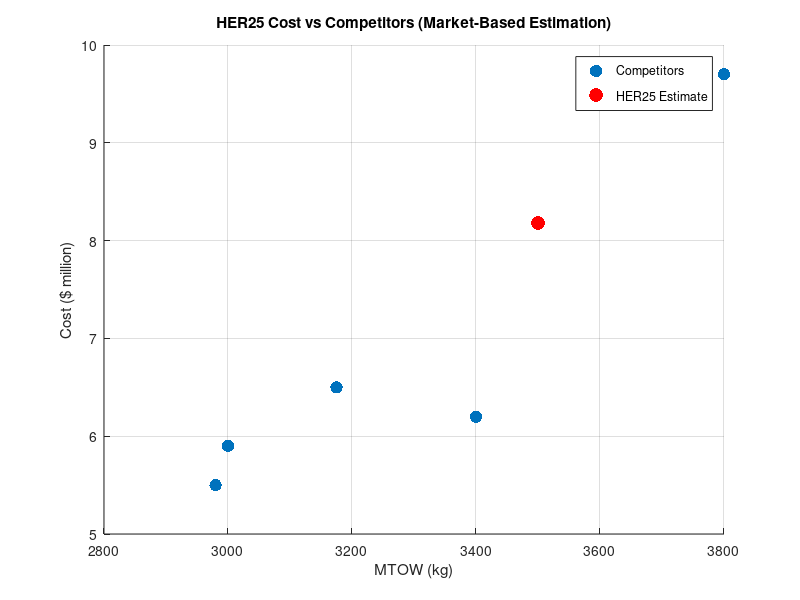
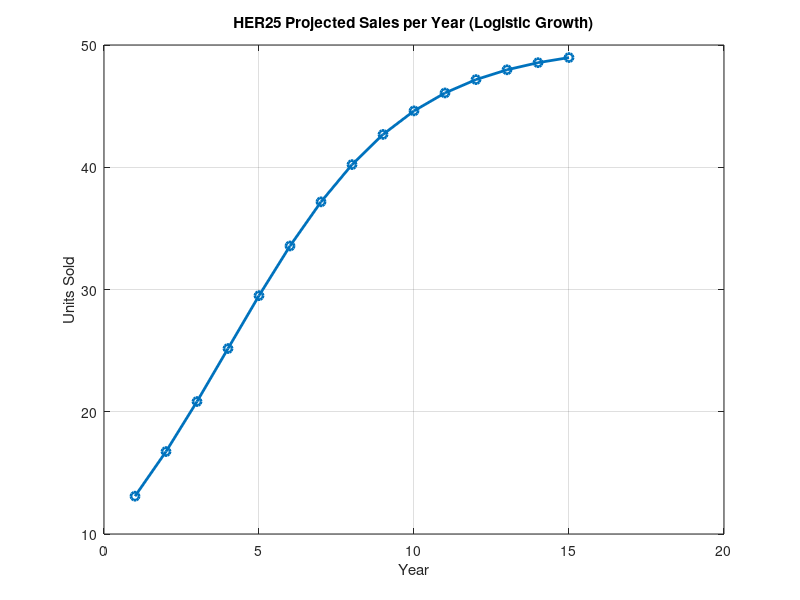
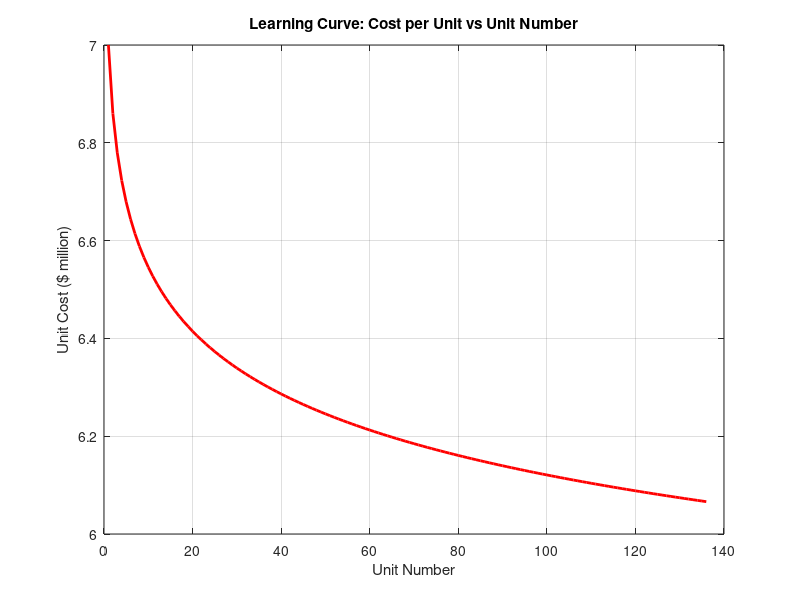
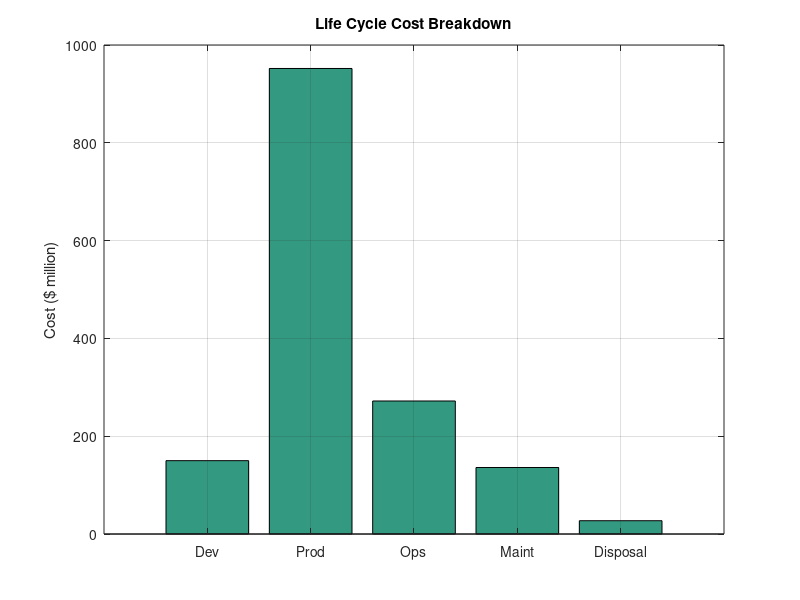

The MATLAB script that drew these images, in order:
% Inputs (example values for HER25)
MTOW = 3500;       % kg
MaxSpeed = 259.28;    % km/h
RotorDiam = 10.44;    % m




% Coefficients from literature (example only — adjust with calibration)


a = 1e-4;           % scaling factor
b1 = 1.1;           % MTOW exponent
b2 = 0.3;           % Max speed exponent
b3 = 0.2;           % Rotor diameter exponent






% Cost estimation
cer_cost = a * (MTOW^b1) * (MaxSpeed^b2) * (RotorDiam^b3);
fprintf('Estimated CER Cost: $%.2f million\n', cer_cost);




% ===================================================================
% COMPETITOR-BASED COSTING MODEL (Market Benchmarking)
% ===================================================================




% Competitor data (MTOW in kg, MaxSpeed in km/h, Cost in $ million)
comp_data = [2980, 259, 5.5;   % Airbus H135
           3400, 287, 6.2;   % Bell 429
           3175, 285, 6.5;   % Leonardo AW109
           3000, 270, 5.9
           3800, 259, 9.7];  % Additional sample




% HER25 design inputs
HER25_MTOW = 3500;
HER25_Speed = 259.28;




% Extract inputs
X_comp = comp_data(:, 1:2);    % MTOW and Speed
Y_comp = comp_data(:, 3);      % Cost




% Add intercept term
X_comp_aug = [ones(size(X_comp,1),1), X_comp];




% Linear regression model
beta_comp = (X_comp_aug' * X_comp_aug) \ (X_comp_aug' * Y_comp);




% Predict HER25 cost
HER25_pred_cost = [1, HER25_MTOW, HER25_Speed] * beta_comp;




fprintf('HER25 Estimated Market Cost (based on competitors): $%.2f million\n', HER25_pred_cost);




% Plot
figure;
scatter(X_comp(:,1), Y_comp, 80, 'filled');
hold on;
scatter(HER25_MTOW, HER25_pred_cost, 100, 'r', 'filled');
xlabel('MTOW (kg)'); ylabel('Cost ($ million)');
title('HER25 Cost vs Competitors (Market-Based Estimation)');
legend('Competitors', 'HER25 Estimate');
grid on;








% ===================================================================
% NASA/ODU PROCESS-BASED COST MODEL (First-order process velocity model)
% ===================================================================
% Placeholder values provided – update with actual parameters




% Inputs (Example placeholders)
V0 = 5;               % Steady-state process velocity (parts/hr)
tau = 0.5;            % Time constant for ramp-up (hr)
t_process = 2;        % Actual process time per part (hr)
cost_modulus = 1.2;   % Relative complexity factor
labor_rate = 50;      % $/hr
machine_rate = 150;   % $/hr
num_parts = 5;




% Dynamic velocity model cost per part
effective_velocity = V0 * (1 - exp(-t_process / tau));
time_per_part = 1 / effective_velocity;
unit_cost = cost_modulus * (labor_rate + machine_rate) * time_per_part;
total_cost = unit_cost * num_parts;




fprintf('Process-Based Total Cost: $%.2f\n', total_cost);








% ===================================================================
% ACTIVITY-BASED COSTING (ABC) MODEL
% ===================================================================




% Inputs: Each activity and its consumption by the product
activities = {'Machining', 'Layup', 'Assembly'};
time_hours = [12, 8, 10];       % time per activity (hrs)
cost_rates = [120, 100, 90];    % cost per hour for each activity ($/hr)




% Total cost calculation
abc_cost = sum(time_hours .* cost_rates);




fprintf('ABC Estimated Cost: $%.2f\n', abc_cost);





% ===================================================================
% BREAKEVEN ANALYSIS (with dynamic sales forecast)
% ===================================================================

% Inputs
fixed_cost = 150;           % Development + tooling ($ million)
unit_cost = 7.0;            % Production cost per unit ($ million)
sell_price = 8.1;           % Selling price per unit ($ million)

% Sales model parameters (logistic growth)
K = 50;                     % Max sales capacity (units/year)
P0 = 10;                    % Initial year sales
r = 0.35;                   % Growth rate
t_max = 15;                 % Simulate over 15 years

% Simulate sales over time using logistic growth
sales_forecast = zeros(1, t_max);
for t = 1:t_max
    sales_forecast(t) = K / (1 + ((K - P0) / P0) * exp(-r * t));
end

% Calculate cumulative units and profit
cumulative_units = 0;
cumulative_margin = 0;
margin_per_unit = sell_price - unit_cost;
breakeven_units = fixed_cost / margin_per_unit;
breakeven_year = 0;

for t = 1:t_max
    yearly_units = sales_forecast(t);
    cumulative_units = cumulative_units + yearly_units;
    cumulative_margin = cumulative_margin + yearly_units * margin_per_unit;
    if cumulative_margin >= fixed_cost && breakeven_year == 0
        breakeven_year = t;
    end
end

fprintf('Breakeven Units (Logistic Model): %.0f\n', breakeven_units);
fprintf('Breakeven Achieved in Year: %d\n', breakeven_year);

% Plot 1: Breakeven Sales Forecast Over Time
figure;
plot(1:t_max, sales_forecast, '-o', 'LineWidth', 2);
xlabel('Year');
ylabel('Units Sold');
title('HER25 Projected Sales per Year (Logistic Growth)');
grid on;

% ===================================================================
% LEARNING CURVE COST ESTIMATION
% ===================================================================

C1 = 7;                    % Cost of first unit ($ million)
n = 136;                   % Unit number to evaluate
learning_rate = 0.98;

b = log2(learning_rate);
Cn = C1 * n^b;

fprintf('Cost of unit %d with learning rate %.2f: $%.2f million\n', n, learning_rate, Cn);

% Plot 2: Learning Curve
units = 1:136;
learning_curve = C1 * units.^b;
figure;
plot(units, learning_curve, 'r-', 'LineWidth', 2);
xlabel('Unit Number');
ylabel('Unit Cost ($ million)');
title('Learning Curve: Cost per Unit vs Unit Number');
grid on;

% ===================================================================
% LIFE CYCLE COSTING (LCC)
% ===================================================================

units_total = 136;
C_dev = 150;              
C_prod = unit_cost * units_total;   
C_ops = 2.0 * units_total;      
C_maint = 1.0 * units_total;    
C_disposal = 0.2 * units_total; 

LCC = C_dev + C_prod + C_ops + C_maint + C_disposal;
fprintf('Estimated Life Cycle Cost (LCC): $%.2f million\n', LCC);

% Plot 3: Life Cycle Cost Breakdown
figure;
bar([C_dev, C_prod, C_ops, C_maint, C_disposal], 'FaceColor', [0.2 0.6 0.5]);
set(gca, 'xticklabel', {'Dev', 'Prod', 'Ops', 'Maint', 'Disposal'});
ylabel('Cost ($ million)');
title('Life Cycle Cost Breakdown');
grid on;

% ===================================================================
% DEVELOPMENT COST PHASING WITH INFLATION
% ===================================================================

base_cost = 150;       
inflation = 0.03;      
years = 8;

phase_dist = [0.20, 0.18, 0.12, 0.10, 0.10, 0.08, 0.12, 0.10]; 

year_costs = zeros(1, years);
for i = 1:years
   year_costs(i) = base_cost * phase_dist(i) * (1 + inflation)^(i-1);
end

total_inflated = sum(year_costs);
fprintf('Total Inflated Cost over %d years: $%.2f million\n', years, total_inflated);
